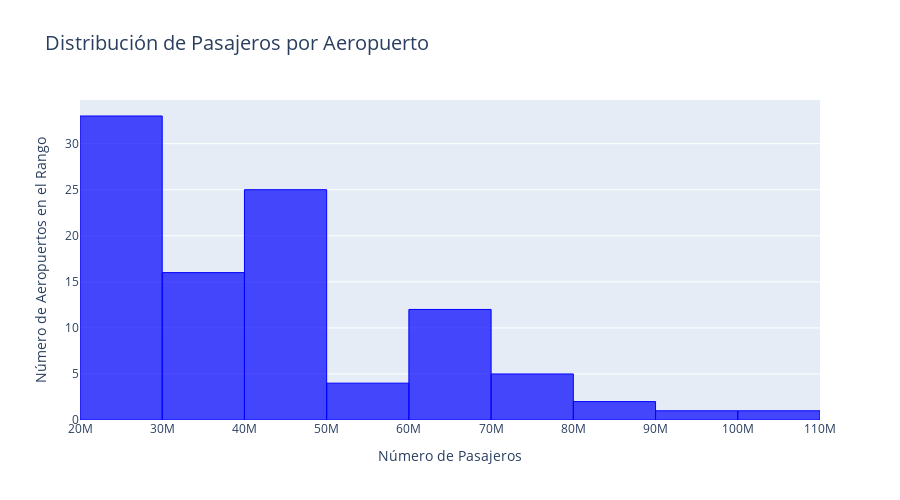

This figure's notebook cell:
### Code cell
import plotly.express as px
import plotly.io as pio
import plotly.offline as pyo

# ------------------------------
# 9. Histograma - Distribución de pasajeros por aeropuerto
# ------------------------------

# Configurar el renderizador 
pio.renderers.default = 'notebook'
pyo.init_notebook_mode(connected=True)

# Crear histograma interactivo con mejoras
fig = px.histogram(
    df_cleaned,
    x='Passengers',
    nbins=15,  # Ajuste del número de bins para mayor claridad
    title='Distribución de Pasajeros por Aeropuerto'
)

# Ajustar el formato de los ejes y mejorar la estética
fig.update_layout(
    width=900,  # Ajusta según tu preferencia
    height=500,  # Ajusta según tu preferencia
    xaxis_title='Número de Pasajeros',
    yaxis_title='Número de Aeropuertos en el Rango',
    xaxis=dict(tickformat=".2s"),
    yaxis=dict(title_font=dict(size=14)),
    title=dict(font=dict(size=20))
)
# Mejorar interactividad y apariencia
fig.update_traces(
    marker=dict(color='rgba(0,0,255,0.7)', line=dict(color='blue', width=1)),
    hovertemplate='Pasajeros: %{x}<br>Número de Aeropuertos: %{y}'
)

# Mostrar el gráfico
fig.show()

### Figure 1 — Plotly figure (JSON) as saved in the notebook; plotly's stock layout.template omitted (floating-point values rounded to 4 significant figures)
{"data": [{"bingroup": "x", "hovertemplate": "Pasajeros: %{x}<br>Número de Aeropuertos: %{y}", "legendgroup": "", "marker": {"color": "rgba(0,0,255,0.7)", "line": {"color": "blue", "width": 1}, "pattern": {"shape": ""}}, "name": "", "nbinsx": 15, "orientation": "v", "showlegend": false, "type": "histogram", "x": [103902992, 95786442, 88242099, 84557968, 79828183, 78014598, 76476251, 72665078, 70001237, 69471442, 68515425, 67092194, 65887473, 64500386, 63859785, 63451503, 63015620, 62219573, 62157834, 61379396, 60860557, 59392500, 58558440, 55822129, 53386075, 49801693, 48566803, 47262826, 47204259, 47054696, 46934194, 45909899, 45561694, 45558409, 44878703, 44732418, 44729736, 44577241, 44511265, 44071313, 43921670, 43410355, 43393499, 42022484, 41884059, 41857406, 40968756, 40696189, 40631193, 40092806, 38715210, 38299757, 38034341, 37774000, 36288042, 35900000, 35867252, 35570411, 34701497, 33917282, 33704854, 32511053, 32042475, 31385841, 30989932, 30700000, 29846712, 29786769, 29585754, 29582321, 29396094, 29177833, 27983093, 27970655, 27901708, 27482315, 26669755, 26642034, 26369411, 25931659, 25904573, 25822936, 25267408, 25047272, 25038000, 24783911, 24640564, 24485239, 24392805, 24299073, 24198816, 24166122, 23928248, 23760561, 23601509, 23484678, 23210530, 23205702, 23129400], "xaxis": "x", "yaxis": "y"}], "layout": {"barmode": "relative", "height": 500, "legend": {"tracegroupgap": 0}, "title": {"font": {"size": 20}, "text": "Distribución de Pasajeros por Aeropuerto"}, "width": 900, "xaxis": {"anchor": "y", "domain": [0, 1], "tickformat": ".2s", "title": {"text": "Número de Pasajeros"}}, "yaxis": {"anchor": "x", "domain": [0, 1], "title": {"font": {"size": 14}, "text": "Número de Aeropuertos en el Rango"}}}}
